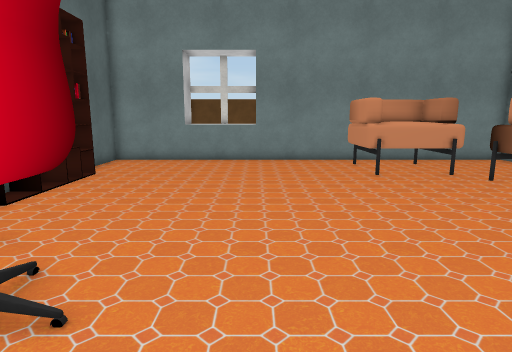
View 1 (above)

18 first-person views from a walk through a 3-D level made in the Unity game engine. The camera is 1.2 m above the floor, tilts 10° down and sees 75° across. The floor is counted in squares, 0.5 m on a side. Each view is taken from the middle of a square. On the plan, view 1 faces up. The plan holds only what a view shows up to about 20 squares ahead; the rest is blank. The place goes on beyond the plan. The player is left out. Some surface patterns are stand-ins.

View 2
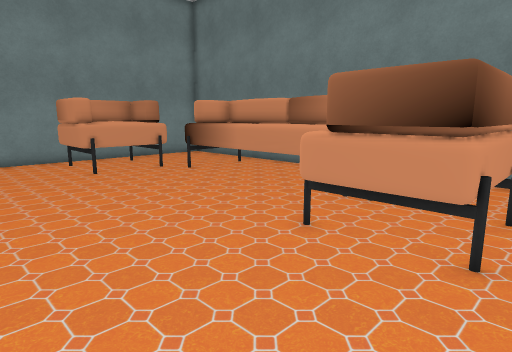

View 3
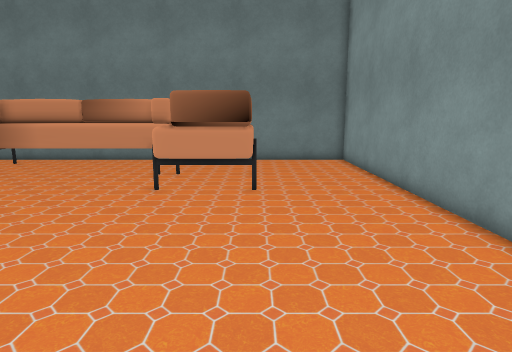

View 4
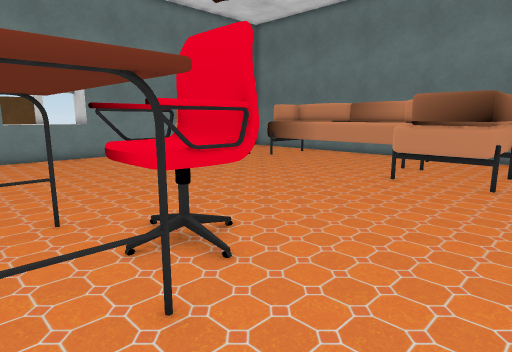

View 5
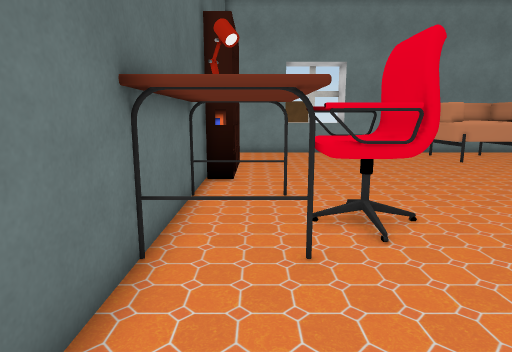

View 6
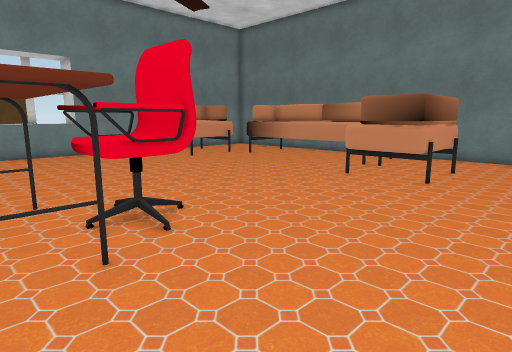

View 7
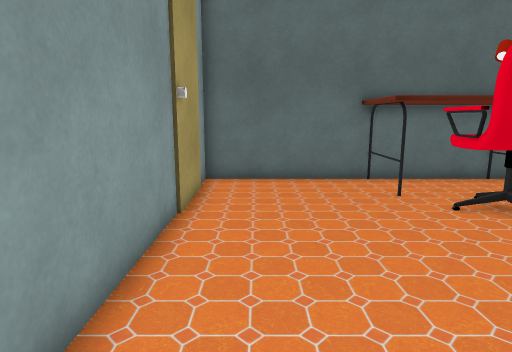

View 8
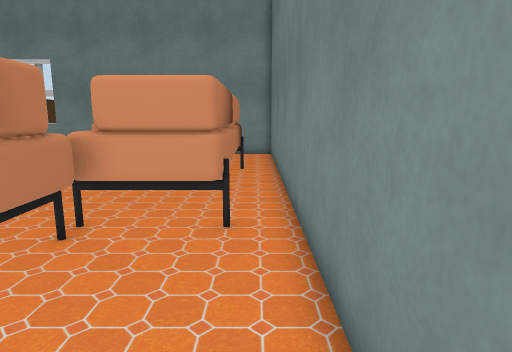

View 9
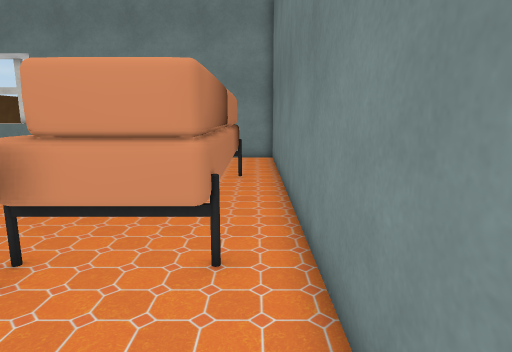

View 10
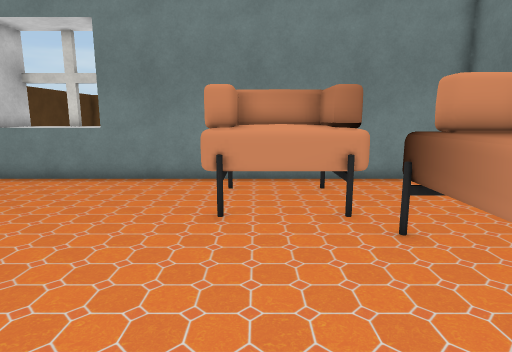

View 11
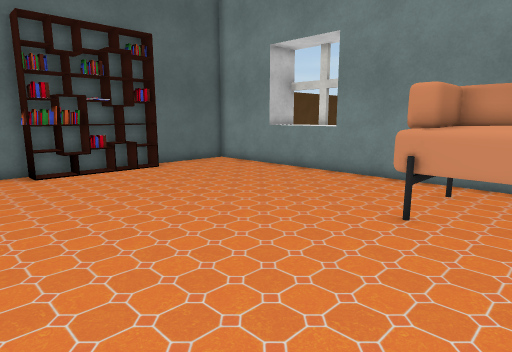

View 12
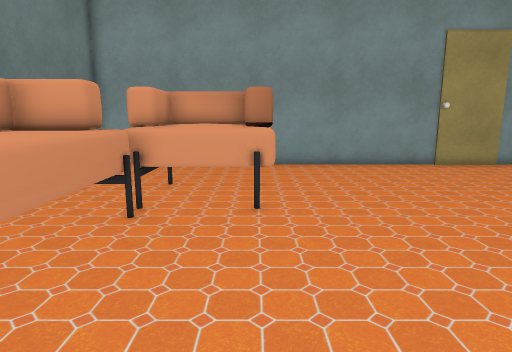

View 13
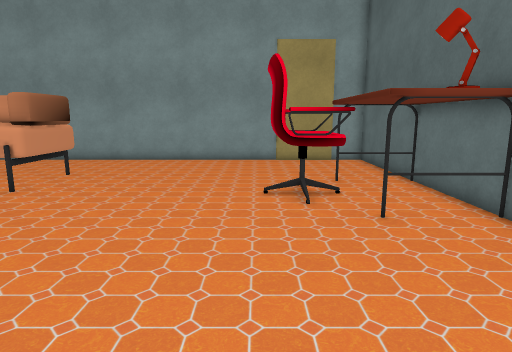

View 14
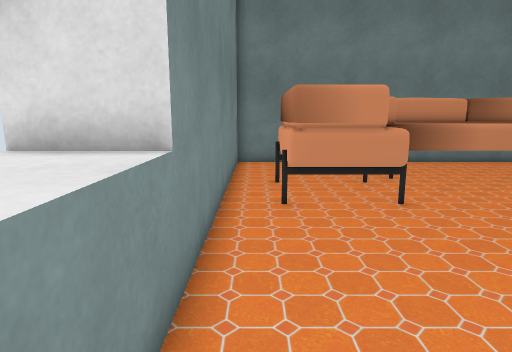

View 15
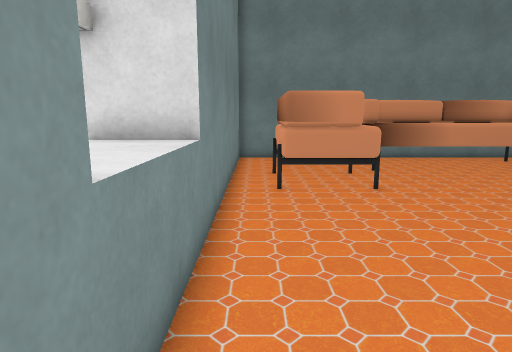

View 16
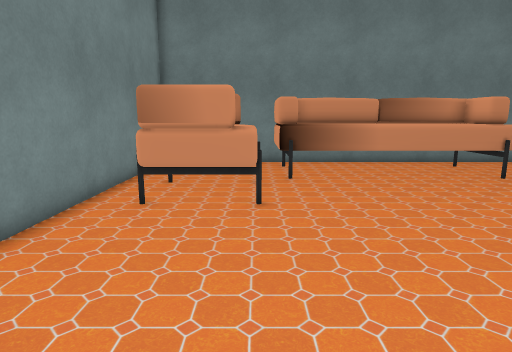

View 17
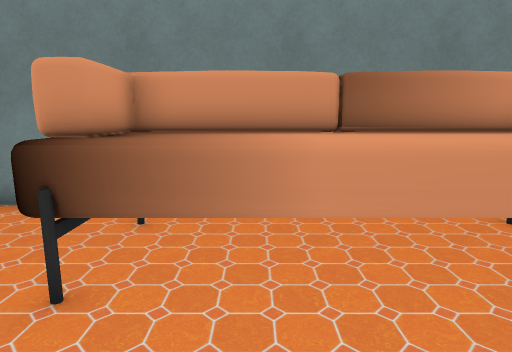

View 18
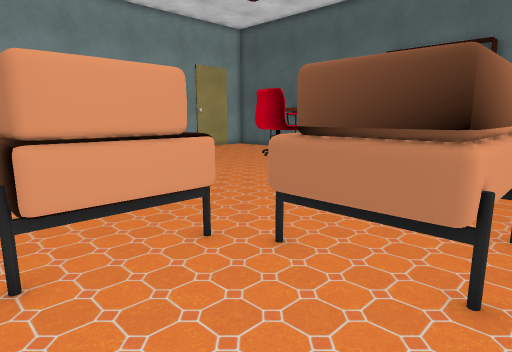

### Floor plan
Points are (right, up) in squares from view 1. A wall is a line through its corners. A room is listed if a view was taken in it or the views show most of it. See-through windows are left out.
Room 1 (views 1, 2, 3, 4, 5, 6, 7, 8, 9, 10, 11, 12, 13, 14, 15, 16, 17)
walls: (-8, 1.6) (-8, -5) (-6.2, -5); (-3.2, -5) (14, -5) (14, 13.5); (0, 18.9) (0, 21); (4.5, 19) (-8, 19) (-8, 6.5); (-1.6, 20.8) (-2.2, 20.8); (-4, 21) (-4, 19)
ways out: opening at (4, 18) to room 2; opening at (13, 13) to room 2
objects: desk (-8, 1) to (-5, 7); desk (-7, 6); shelf (-7, 9) to (-7, 14); other object (-5, -5) to (-4, -5); chair (-5, 2) to (-2, 5); sofa (5, 0) to (10, 3); sofa (5, 14) to (9, 17); sofa (9, 4) to (12, 13)
Room 2 (view 18)
walls: (14, 13.5) (14, 19) (4.5, 19)
ways out: opening at (4, 18) to room 1; opening at (13, 13) to room 1

Where each view was taken, in squares from view 1:
view 1: 0 up, 0 right, facing up
view 2: 1 down, 0 right, facing up-right
view 3: 0 up, 5 left, facing right
view 4: 2 down, 7 left, facing up-right
view 5: 4 down, 6 left, facing up
view 6: 4 down, 7 left, facing up-right
view 7: 3 down, 5 right, facing left
view 8: 3 down, 13 right, facing up
view 9: 1 down, 13 right, facing up
view 10: 6 up, 6 right, facing up
view 11: 6 up, 8 right, facing up-left
view 12: 12 up, 6 right, facing down
view 13: 14 up, 2 left, facing down
view 14: 18 up, 4 left, facing right
view 15: 18 up, 6 left, facing right
view 16: 14 up, 4 left, facing right
view 17: 10 up, 5 right, facing right
view 18: 18 up, 13 right, facing down-left
